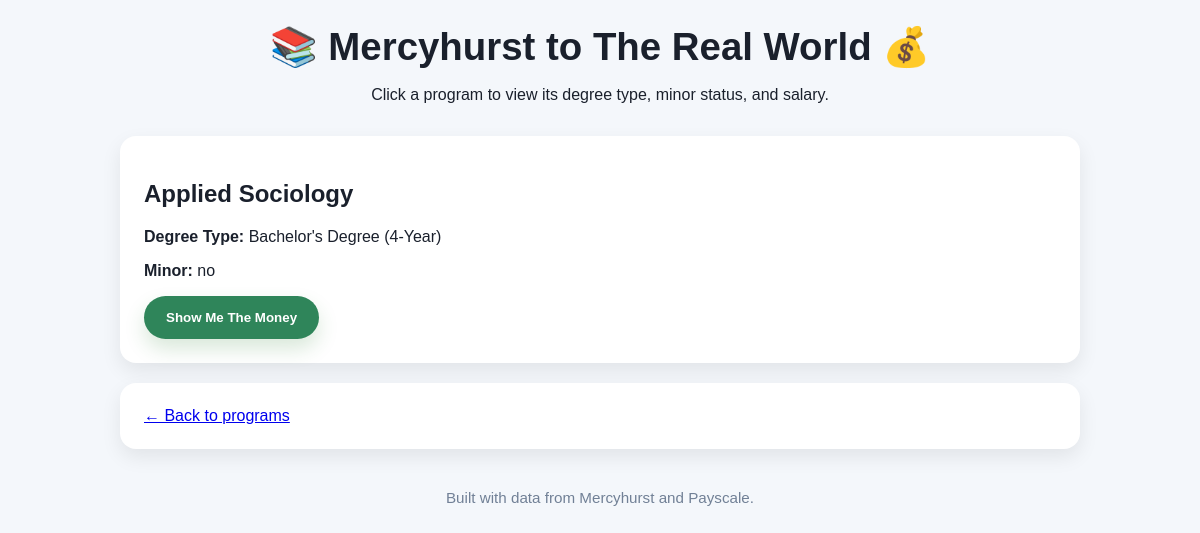
Page /program/3 on the earlier database version.
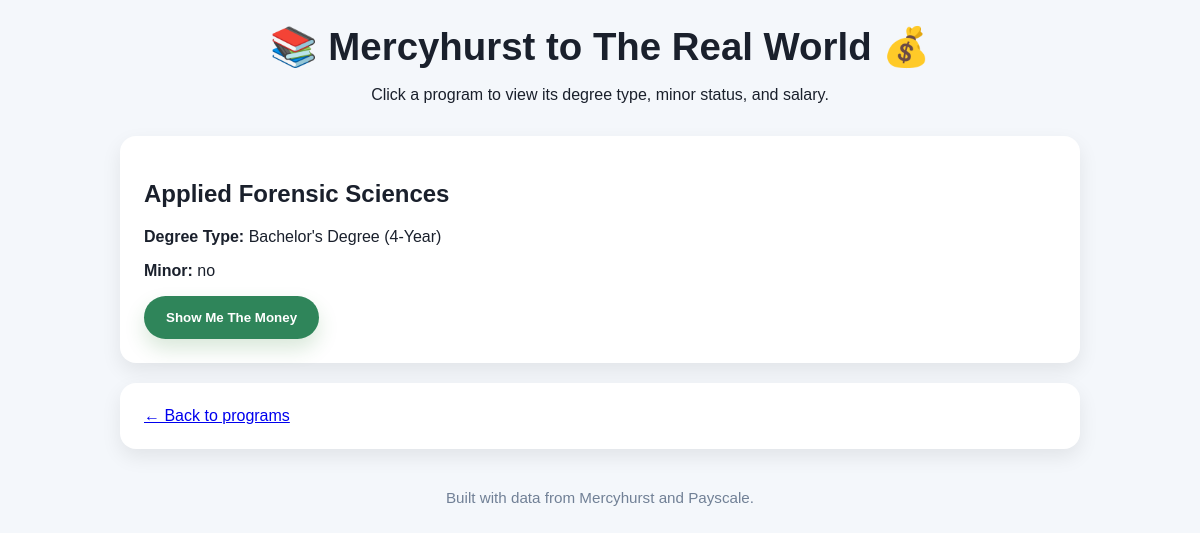
Same page on the later database version.
### tables this page shows
CREATE TABLE courses (
    id INTEGER PRIMARY KEY AUTOINCREMENT,
    title TEXT NOT NULL,
    degree_type TEXT
, minor TEXT);

### app.py (the view)
@app.route('/program/<int:program_id>')
def program_detail(program_id):
    conn = get_db_connection()
    program = conn.execute(
        'SELECT c.id, c.title, c.degree_type, c.minor, s.average_salary, s.source_degree '
        'FROM courses c LEFT JOIN salaries s ON c.id = s.id '
        'WHERE c.id = ?', (program_id,)
    ).fetchone()
    conn.close()
    if program is None:
        abort(404)
    minor_value = 'yes' if program['minor'] == 'yes' else 'no'
    salary_value = program['average_salary'] if program['average_salary'] else 'N/A'
    source_degree = program['source_degree'] if program['source_degree'] else 'No source available'
    return render_template(
        'program_detail.html',
        program=program,
        minor_value=minor_value,
        salary_value=salary_value,
        source_degree=source_degree,
        title=PAGE_TITLE,
        subtitle=PAGE_SUBTITLE
    )

### app.py (called while the page is built)
def get_db_connection():
    conn = sqlite3.connect(DATABASE)
    conn.row_factory = sqlite3.Row
    return conn

### templates/program_detail.html (shortened to what this page needs)
{% extends 'base.html' %}
{% block content %}
<div class="card">
    <h2>{{ program.title }}</h2>
    <p><strong>Degree Type:</strong> {{ program.degree_type }}</p>
    <p><strong>Minor:</strong> {{ minor_value }}</p>
    <button class="button-green" id="show-money">Show Me The Money</button>
</div>
<div class="card">
    <a href="/">← Back to programs</a>
</div>
{% endblock %}

### templates/base.html (shortened to what this page needs)
<!DOCTYPE html>
<html lang="en">
<head>
</head>
<body>
    <div class="container">
        <header>
            <h1>{{ title if title else 'College to The Real World' }}</h1>
            {% if subtitle %}
                <p>{{ subtitle }}</p>
            {% endif %}
        </header>
        {% block content %}{% endblock %}
        <div class="footer">
            Built with data from Mercyhurst and Payscale.
        </div>
    </div>
</body>
</html>

### templates/base.html (style rules this page uses)
body { font-family: Arial, sans-serif; margin: 0; padding: 0; background-color: #f4f7fb; color: #1a202c; }
.container { max-width: 960px; margin: 0 auto; padding: 24px; }
header { text-align: center; margin-bottom: 32px; }
h1 { font-size: 2.4rem; margin: 0; }
.card { background: white; border-radius: 16px; box-shadow: 0 8px 20px rgba(0,0,0,0.08); padding: 24px; margin-bottom: 20px; }
.button-green { background-color: #2f855a; color: white; border: none; padding: 14px 22px; border-radius: 999px; cursor: pointer; font-weight: 700; box-shadow: 0 10px 20px rgba(46, 125, 50, 0.18); transition: background-color 0.2s ease, transform 0.2s ease; }
.footer { margin-top: 40px; text-align: center; color: #718096; font-size: 0.95rem; }

Differences in the rows shown:
changed courses "Bachelor's Degree (4-Year)": title "Applied Sociology" → "Applied Forensic Sciences"
